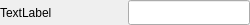
<?xml version="1.0" encoding="UTF-8"?>
<ui version="4.0">
 <class>TextBox</class>
 <widget class="QWidget" name="TextBox">
  <property name="geometry">
   <rect>
    <x>0</x>
    <y>0</y>
    <width>250</width>
    <height>25</height>
   </rect>
  </property>
  <property name="sizePolicy">
   <sizepolicy hsizetype="MinimumExpanding" vsizetype="Fixed">
    <horstretch>0</horstretch>
    <verstretch>0</verstretch>
   </sizepolicy>
  </property>
  <property name="sizeIncrement">
   <size>
    <width>50</width>
    <height>50</height>
   </size>
  </property>
  <property name="windowTitle">
   <string>Form</string>
  </property>
  <layout class="QGridLayout" name="gridLayout">
   <property name="leftMargin">
    <number>0</number>
   </property>
   <property name="topMargin">
    <number>0</number>
   </property>
   <property name="rightMargin">
    <number>0</number>
   </property>
   <property name="bottomMargin">
    <number>0</number>
   </property>
   <property name="spacing">
    <number>5</number>
   </property>
   <item row="0" column="0">
    <widget class="QLabel" name="valueLabel">
     <property name="sizePolicy">
      <sizepolicy hsizetype="MinimumExpanding" vsizetype="Fixed">
       <horstretch>0</horstretch>
       <verstretch>0</verstretch>
      </sizepolicy>
     </property>
     <property name="minimumSize">
      <size>
       <width>50</width>
       <height>25</height>
      </size>
     </property>
     <property name="maximumSize">
      <size>
       <width>200</width>
       <height>25</height>
      </size>
     </property>
     <property name="text">
      <string>TextLabel</string>
     </property>
    </widget>
   </item>
   <item row="0" column="1">
    <widget class="QLineEdit" name="valueLineEdit">
     <property name="enabled">
      <bool>true</bool>
     </property>
     <property name="sizePolicy">
      <sizepolicy hsizetype="MinimumExpanding" vsizetype="Fixed">
       <horstretch>0</horstretch>
       <verstretch>0</verstretch>
      </sizepolicy>
     </property>
     <property name="minimumSize">
      <size>
       <width>50</width>
       <height>25</height>
      </size>
     </property>
     <property name="maximumSize">
      <size>
       <width>200</width>
       <height>25</height>
      </size>
     </property>
     <property name="text">
      <string/>
     </property>
     <property name="readOnly">
      <bool>true</bool>
     </property>
    </widget>
   </item>
  </layout>
 </widget>
 <resources/>
 <connections/>
</ui>
